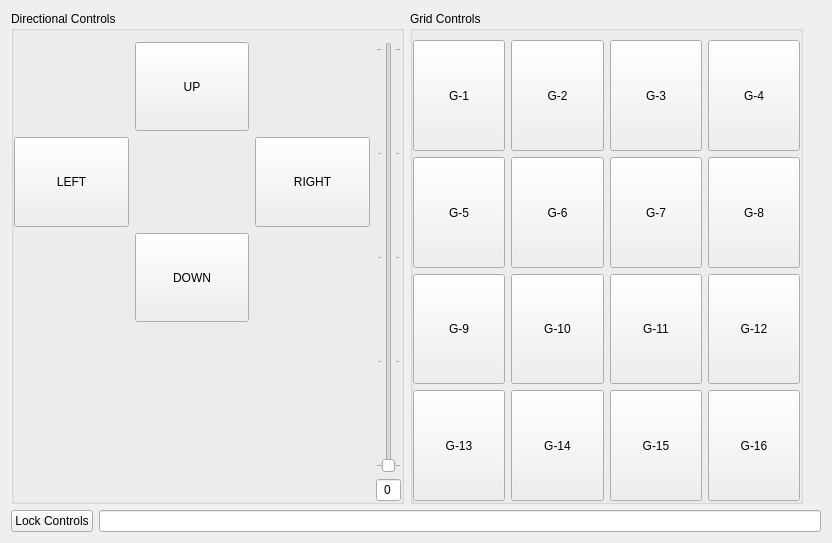
<?xml version="1.0" encoding="UTF-8"?>
<ui version="4.0">
 <class>MainWindowDesign</class>
 <widget class="QMainWindow" name="MainWindowDesign">
  <property name="geometry">
   <rect>
    <x>0</x>
    <y>0</y>
    <width>832</width>
    <height>543</height>
   </rect>
  </property>
  <property name="windowTitle">
   <string>ROS Button Controller</string>
  </property>
  <property name="windowIcon">
   <iconset resource="../resources/images.qrc">
    <normaloff>:/images/icon.png</normaloff>:/images/icon.png</iconset>
  </property>
  <widget class="QWidget" name="centralWidget">
   <layout class="QGridLayout" name="gridLayout">
    <item row="0" column="0">
     <widget class="QGroupBox" name="groupBox_Directional">
      <property name="sizePolicy">
       <sizepolicy hsizetype="MinimumExpanding" vsizetype="MinimumExpanding">
        <horstretch>0</horstretch>
        <verstretch>0</verstretch>
       </sizepolicy>
      </property>
      <property name="title">
       <string>Directional Controls</string>
      </property>
      <layout class="QGridLayout" name="gridLayout_6">
       <property name="leftMargin">
        <number>0</number>
       </property>
       <property name="rightMargin">
        <number>0</number>
       </property>
       <property name="bottomMargin">
        <number>0</number>
       </property>
       <item row="0" column="0" rowspan="2">
        <layout class="QGridLayout" name="gridLayout_2">
         <property name="rightMargin">
          <number>0</number>
         </property>
         <item row="0" column="3">
          <widget class="QPushButton" name="directionalUp">
           <property name="sizePolicy">
            <sizepolicy hsizetype="MinimumExpanding" vsizetype="MinimumExpanding">
             <horstretch>0</horstretch>
             <verstretch>0</verstretch>
            </sizepolicy>
           </property>
           <property name="text">
            <string>UP</string>
           </property>
          </widget>
         </item>
         <item row="1" column="3">
          <spacer name="verticalSpacer_1">
           <property name="orientation">
            <enum>Qt::Vertical</enum>
           </property>
           <property name="sizeType">
            <enum>QSizePolicy::MinimumExpanding</enum>
           </property>
           <property name="sizeHint" stdset="0">
            <size>
             <width>20</width>
             <height>40</height>
            </size>
           </property>
          </spacer>
         </item>
         <item row="1" column="2">
          <widget class="QPushButton" name="directionalLeft">
           <property name="sizePolicy">
            <sizepolicy hsizetype="MinimumExpanding" vsizetype="MinimumExpanding">
             <horstretch>0</horstretch>
             <verstretch>0</verstretch>
            </sizepolicy>
           </property>
           <property name="text">
            <string>LEFT</string>
           </property>
          </widget>
         </item>
         <item row="1" column="4">
          <widget class="QPushButton" name="directionalRight">
           <property name="sizePolicy">
            <sizepolicy hsizetype="MinimumExpanding" vsizetype="MinimumExpanding">
             <horstretch>0</horstretch>
             <verstretch>0</verstretch>
            </sizepolicy>
           </property>
           <property name="text">
            <string>RIGHT</string>
           </property>
          </widget>
         </item>
         <item row="4" column="3">
          <spacer name="verticalSpacer_2">
           <property name="orientation">
            <enum>Qt::Vertical</enum>
           </property>
           <property name="sizeHint" stdset="0">
            <size>
             <width>20</width>
             <height>40</height>
            </size>
           </property>
          </spacer>
         </item>
         <item row="3" column="3">
          <spacer name="verticalSpacer_3">
           <property name="orientation">
            <enum>Qt::Vertical</enum>
           </property>
           <property name="sizeHint" stdset="0">
            <size>
             <width>20</width>
             <height>40</height>
            </size>
           </property>
          </spacer>
         </item>
         <item row="2" column="3">
          <widget class="QPushButton" name="directionalDown">
           <property name="sizePolicy">
            <sizepolicy hsizetype="MinimumExpanding" vsizetype="MinimumExpanding">
             <horstretch>0</horstretch>
             <verstretch>0</verstretch>
            </sizepolicy>
           </property>
           <property name="text">
            <string>DOWN</string>
           </property>
          </widget>
         </item>
        </layout>
       </item>
       <item row="0" column="1" rowspan="2">
        <layout class="QVBoxLayout" name="verticalLayout">
         <item>
          <widget class="QSlider" name="verticalSlider">
           <property name="sizePolicy">
            <sizepolicy hsizetype="Minimum" vsizetype="Expanding">
             <horstretch>0</horstretch>
             <verstretch>0</verstretch>
            </sizepolicy>
           </property>
           <property name="minimum">
            <number>0</number>
           </property>
           <property name="maximum">
            <number>100</number>
           </property>
           <property name="singleStep">
            <number>1</number>
           </property>
           <property name="value">
            <number>0</number>
           </property>
           <property name="orientation">
            <enum>Qt::Vertical</enum>
           </property>
           <property name="invertedAppearance">
            <bool>false</bool>
           </property>
           <property name="invertedControls">
            <bool>false</bool>
           </property>
           <property name="tickPosition">
            <enum>QSlider::TicksBothSides</enum>
           </property>
           <property name="tickInterval">
            <number>25</number>
           </property>
          </widget>
         </item>
         <item>
          <widget class="QLineEdit" name="lineEdit_slider">
           <property name="sizePolicy">
            <sizepolicy hsizetype="Ignored" vsizetype="Fixed">
             <horstretch>0</horstretch>
             <verstretch>0</verstretch>
            </sizepolicy>
           </property>
           <property name="text">
            <string>0</string>
           </property>
           <property name="alignment">
            <set>Qt::AlignCenter</set>
           </property>
           <property name="readOnly">
            <bool>true</bool>
           </property>
          </widget>
         </item>
        </layout>
       </item>
      </layout>
     </widget>
    </item>
    <item row="1" column="0" colspan="5">
     <layout class="QGridLayout" name="gridLayout_5">
      <item row="0" column="1">
       <widget class="QLineEdit" name="lineEdit_status">
        <property name="sizePolicy">
         <sizepolicy hsizetype="Expanding" vsizetype="Fixed">
          <horstretch>0</horstretch>
          <verstretch>0</verstretch>
         </sizepolicy>
        </property>
        <property name="readOnly">
         <bool>true</bool>
        </property>
       </widget>
      </item>
      <item row="0" column="0">
       <widget class="QPushButton" name="pushButton_lock">
        <property name="text">
         <string>Lock Controls</string>
        </property>
       </widget>
      </item>
     </layout>
    </item>
    <item row="0" column="1">
     <widget class="QGroupBox" name="groupBox_Grid">
      <property name="title">
       <string>Grid Controls</string>
      </property>
      <layout class="QGridLayout" name="gridLayout_4">
       <property name="leftMargin">
        <number>0</number>
       </property>
       <property name="topMargin">
        <number>9</number>
       </property>
       <property name="rightMargin">
        <number>0</number>
       </property>
       <property name="bottomMargin">
        <number>0</number>
       </property>
       <property name="horizontalSpacing">
        <number>6</number>
       </property>
       <item row="0" column="0">
        <layout class="QGridLayout" name="gridLayout_3">
         <item row="0" column="0">
          <widget class="QPushButton" name="grid1">
           <property name="sizePolicy">
            <sizepolicy hsizetype="MinimumExpanding" vsizetype="MinimumExpanding">
             <horstretch>0</horstretch>
             <verstretch>0</verstretch>
            </sizepolicy>
           </property>
           <property name="text">
            <string>G-1</string>
           </property>
          </widget>
         </item>
         <item row="0" column="1">
          <widget class="QPushButton" name="grid2">
           <property name="sizePolicy">
            <sizepolicy hsizetype="MinimumExpanding" vsizetype="MinimumExpanding">
             <horstretch>0</horstretch>
             <verstretch>0</verstretch>
            </sizepolicy>
           </property>
           <property name="text">
            <string>G-2</string>
           </property>
          </widget>
         </item>
         <item row="0" column="2">
          <widget class="QPushButton" name="grid3">
           <property name="sizePolicy">
            <sizepolicy hsizetype="MinimumExpanding" vsizetype="MinimumExpanding">
             <horstretch>0</horstretch>
             <verstretch>0</verstretch>
            </sizepolicy>
           </property>
           <property name="text">
            <string>G-3</string>
           </property>
          </widget>
         </item>
         <item row="0" column="3">
          <widget class="QPushButton" name="grid4">
           <property name="sizePolicy">
            <sizepolicy hsizetype="MinimumExpanding" vsizetype="MinimumExpanding">
             <horstretch>0</horstretch>
             <verstretch>0</verstretch>
            </sizepolicy>
           </property>
           <property name="text">
            <string>G-4</string>
           </property>
          </widget>
         </item>
         <item row="1" column="0">
          <widget class="QPushButton" name="grid5">
           <property name="sizePolicy">
            <sizepolicy hsizetype="MinimumExpanding" vsizetype="MinimumExpanding">
             <horstretch>0</horstretch>
             <verstretch>0</verstretch>
            </sizepolicy>
           </property>
           <property name="text">
            <string>G-5</string>
           </property>
          </widget>
         </item>
         <item row="1" column="1">
          <widget class="QPushButton" name="grid6">
           <property name="sizePolicy">
            <sizepolicy hsizetype="MinimumExpanding" vsizetype="MinimumExpanding">
             <horstretch>0</horstretch>
             <verstretch>0</verstretch>
            </sizepolicy>
           </property>
           <property name="text">
            <string>G-6</string>
           </property>
          </widget>
         </item>
         <item row="1" column="2">
          <widget class="QPushButton" name="grid7">
           <property name="sizePolicy">
            <sizepolicy hsizetype="MinimumExpanding" vsizetype="MinimumExpanding">
             <horstretch>0</horstretch>
             <verstretch>0</verstretch>
            </sizepolicy>
           </property>
           <property name="text">
            <string>G-7</string>
           </property>
          </widget>
         </item>
         <item row="1" column="3">
          <widget class="QPushButton" name="grid8">
           <property name="sizePolicy">
            <sizepolicy hsizetype="MinimumExpanding" vsizetype="MinimumExpanding">
             <horstretch>0</horstretch>
             <verstretch>0</verstretch>
            </sizepolicy>
           </property>
           <property name="text">
            <string>G-8</string>
           </property>
          </widget>
         </item>
         <item row="2" column="0">
          <widget class="QPushButton" name="grid9">
           <property name="sizePolicy">
            <sizepolicy hsizetype="MinimumExpanding" vsizetype="MinimumExpanding">
             <horstretch>0</horstretch>
             <verstretch>0</verstretch>
            </sizepolicy>
           </property>
           <property name="text">
            <string>G-9</string>
           </property>
          </widget>
         </item>
         <item row="2" column="1">
          <widget class="QPushButton" name="grid10">
           <property name="sizePolicy">
            <sizepolicy hsizetype="MinimumExpanding" vsizetype="MinimumExpanding">
             <horstretch>0</horstretch>
             <verstretch>0</verstretch>
            </sizepolicy>
           </property>
           <property name="text">
            <string>G-10</string>
           </property>
          </widget>
         </item>
         <item row="2" column="2">
          <widget class="QPushButton" name="grid11">
           <property name="sizePolicy">
            <sizepolicy hsizetype="MinimumExpanding" vsizetype="MinimumExpanding">
             <horstretch>0</horstretch>
             <verstretch>0</verstretch>
            </sizepolicy>
           </property>
           <property name="text">
            <string>G-11</string>
           </property>
          </widget>
         </item>
         <item row="2" column="3">
          <widget class="QPushButton" name="grid12">
           <property name="sizePolicy">
            <sizepolicy hsizetype="MinimumExpanding" vsizetype="MinimumExpanding">
             <horstretch>0</horstretch>
             <verstretch>0</verstretch>
            </sizepolicy>
           </property>
           <property name="text">
            <string>G-12</string>
           </property>
          </widget>
         </item>
         <item row="3" column="0">
          <widget class="QPushButton" name="grid13">
           <property name="sizePolicy">
            <sizepolicy hsizetype="MinimumExpanding" vsizetype="MinimumExpanding">
             <horstretch>0</horstretch>
             <verstretch>0</verstretch>
            </sizepolicy>
           </property>
           <property name="text">
            <string>G-13</string>
           </property>
          </widget>
         </item>
         <item row="3" column="1">
          <widget class="QPushButton" name="grid14">
           <property name="sizePolicy">
            <sizepolicy hsizetype="MinimumExpanding" vsizetype="MinimumExpanding">
             <horstretch>0</horstretch>
             <verstretch>0</verstretch>
            </sizepolicy>
           </property>
           <property name="text">
            <string>G-14</string>
           </property>
          </widget>
         </item>
         <item row="3" column="2">
          <widget class="QPushButton" name="grid15">
           <property name="sizePolicy">
            <sizepolicy hsizetype="MinimumExpanding" vsizetype="MinimumExpanding">
             <horstretch>0</horstretch>
             <verstretch>0</verstretch>
            </sizepolicy>
           </property>
           <property name="text">
            <string>G-15</string>
           </property>
          </widget>
         </item>
         <item row="3" column="3">
          <widget class="QPushButton" name="grid16">
           <property name="sizePolicy">
            <sizepolicy hsizetype="MinimumExpanding" vsizetype="MinimumExpanding">
             <horstretch>0</horstretch>
             <verstretch>0</verstretch>
            </sizepolicy>
           </property>
           <property name="text">
            <string>G-16</string>
           </property>
          </widget>
         </item>
        </layout>
       </item>
      </layout>
     </widget>
    </item>
   </layout>
  </widget>
  <widget class="QMenuBar" name="menuBar">
   <property name="geometry">
    <rect>
     <x>0</x>
     <y>0</y>
     <width>832</width>
     <height>25</height>
    </rect>
   </property>
  </widget>
 </widget>
 <layoutdefault spacing="6" margin="11"/>
 <resources/>
 <connections/>
</ui>
